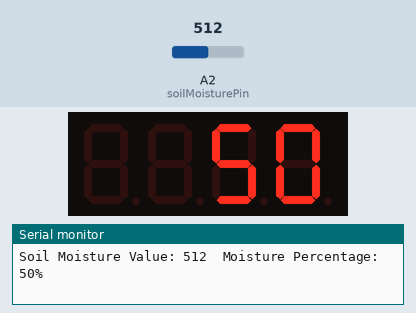
Simulated run of this sketch. Board: Arduino Uno, built with avr-gcc and run on an emulated ATmega328P. On the bench: 4-digit seven-segment display, the last lines printed to the serial monitor. Inputs (shaded band) come from the test bench; at power-on: A2 (soilMoisturePin) = 512.

Above: at 1.8 s.
1.9 s: A2 (soilMoisturePin) set to 716
At 3.1 s:
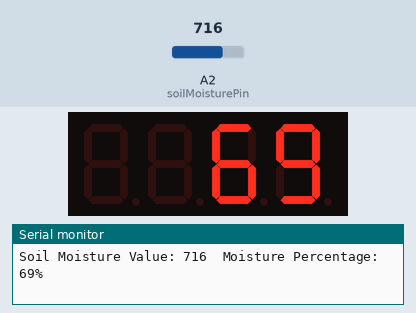
3.5 s: A2 (soilMoisturePin) set to 900
At 5.0 s:
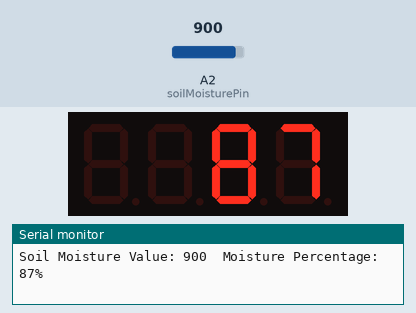
5.6 s: A2 (soilMoisturePin) set to 1023
At 7.0 s:
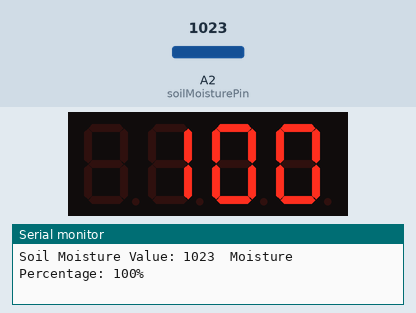
Timing chart, 0 to 8.6 s (numbered marks = the images above; inputs shaded):
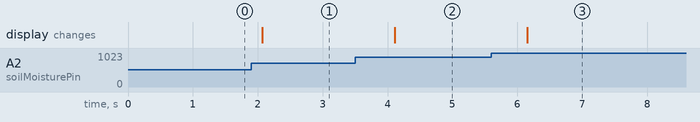

The sketch:

MoistureSensorExplore.ino
```cpp
#include <TM1637Display.h>

// Define the analog pin for the soil moisture sensor
const int soilMoisturePin = A2;

// Define the pins for TM1637 display (change according to your wiring)
#define CLK 8
#define DIO 9

// Create a TM1637Display object
TM1637Display display(CLK, DIO);

void setup() {
  // Start serial communication
  Serial.begin(9600);
  // Initialize the TM1637 display
  display.setBrightness(0x0f); // set the brightness level (0x00 to 0x0f)
}

void loop() {
  // Read the soil moisture sensor value
  int soilMoistureValue = analogRead(soilMoisturePin);

  // Map the sensor value to a moisture percentage (adjust the mapping range based on your sensor)
  int moisturePercentage = map(soilMoistureValue, 0, 1023, 0, 100);

  // Print the sensor value and moisture percentage to the serial monitor
  Serial.print("Soil Moisture Value: ");
  Serial.print(soilMoistureValue);
  Serial.print("\tMoisture Percentage: ");
  Serial.print(moisturePercentage);
  Serial.println("%");

  // Display the moisture percentage on the TM1637 display
  display.showNumberDec(moisturePercentage);

  // Add a delay to avoid rapid readings
  delay(1000);  // You can adjust the delay as needed
}
```

Measured:
- after the input at 1.9 s, the display: changes after 0.17 s (image 1)
- after the input at 3.5 s, the display: changes after 0.61 s (image 2)
- after the input at 5.6 s, the display: changes after 0.55 s (image 3)
